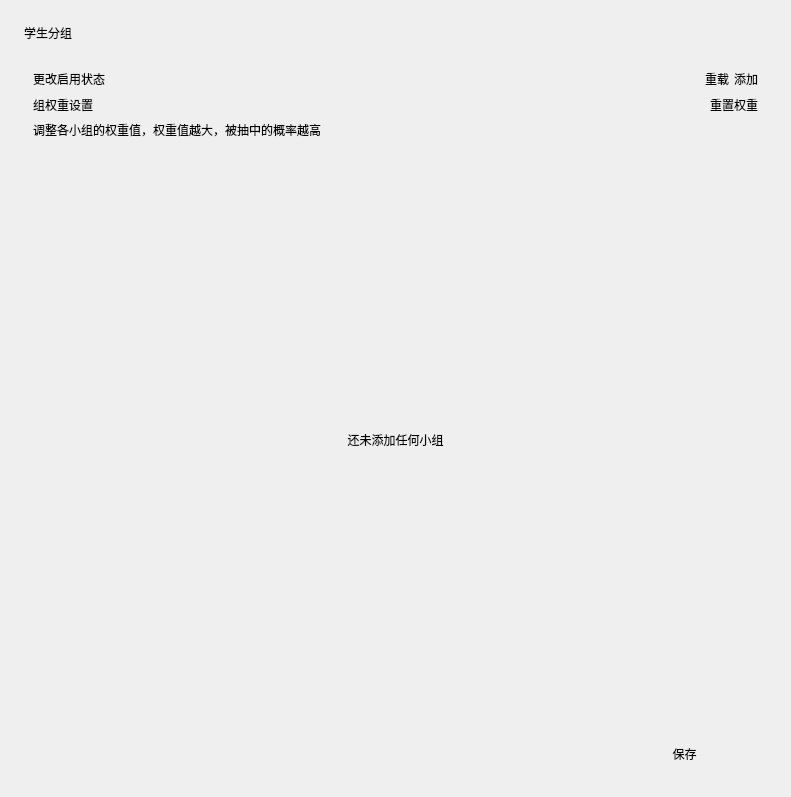
<?xml version="1.0" encoding="UTF-8"?>
<ui version="4.0">
 <class>Form</class>
 <widget class="QWidget" name="Form">
  <property name="geometry">
   <rect>
    <x>0</x>
    <y>0</y>
    <width>791</width>
    <height>797</height>
   </rect>
  </property>
  <property name="windowTitle">
   <string>Form</string>
  </property>
  <layout class="QVBoxLayout" name="verticalLayout_2">
   <property name="spacing">
    <number>18</number>
   </property>
   <property name="leftMargin">
    <number>24</number>
   </property>
   <property name="topMargin">
    <number>24</number>
   </property>
   <property name="rightMargin">
    <number>24</number>
   </property>
   <property name="bottomMargin">
    <number>24</number>
   </property>
   <item>
    <widget class="TitleLabel" name="TitleLabel">
     <property name="text">
      <string>学生分组</string>
     </property>
    </widget>
   </item>
   <item>
    <widget class="SmoothScrollArea" name="ge_scroll">
     <property name="styleSheet">
      <string notr="true">background: transparent; border: none</string>
     </property>
     <property name="widgetResizable">
      <bool>true</bool>
     </property>
     <widget class="QWidget" name="widget">
      <property name="geometry">
       <rect>
        <x>0</x>
        <y>0</y>
        <width>743</width>
        <height>715</height>
       </rect>
      </property>
      <layout class="QVBoxLayout" name="verticalLayout_3">
       <item>
        <layout class="QHBoxLayout" name="horizontalLayout_4">
         <item>
          <widget class="PushButton" name="enable_groups">
           <property name="text">
            <string>更改启用状态</string>
           </property>
          </widget>
         </item>
         <item>
          <spacer name="horizontalSpacer_3">
           <property name="orientation">
            <enum>Qt::Horizontal</enum>
           </property>
           <property name="sizeHint" stdset="0">
            <size>
             <width>40</width>
             <height>20</height>
            </size>
           </property>
          </spacer>
         </item>
         <item>
          <layout class="QHBoxLayout" name="horizontalLayout_3">
           <property name="spacing">
            <number>5</number>
           </property>
           <item>
            <widget class="PushButton" name="reload_page">
             <property name="sizePolicy">
              <sizepolicy hsizetype="Fixed" vsizetype="Fixed">
               <horstretch>0</horstretch>
               <verstretch>0</verstretch>
              </sizepolicy>
             </property>
             <property name="minimumSize">
              <size>
               <width>0</width>
               <height>0</height>
              </size>
             </property>
             <property name="text">
              <string>重载</string>
             </property>
            </widget>
           </item>
           <item>
            <widget class="PushButton" name="new_group">
             <property name="sizePolicy">
              <sizepolicy hsizetype="Fixed" vsizetype="Fixed">
               <horstretch>0</horstretch>
               <verstretch>0</verstretch>
              </sizepolicy>
             </property>
             <property name="minimumSize">
              <size>
               <width>0</width>
               <height>0</height>
              </size>
             </property>
             <property name="text">
              <string>添加</string>
             </property>
            </widget>
           </item>
          </layout>
         </item>
        </layout>
       </item>
       <item>
        <layout class="QHBoxLayout" name="horizontalLayout_5">
         <item>
          <widget class="QLabel" name="weight_title">
           <property name="text">
            <string>组权重设置</string>
           </property>
           <property name="class" stdset="0">
            <string>SubtitleLabel</string>
           </property>
          </widget>
         </item>
         <item>
          <spacer name="horizontalSpacer_4">
           <property name="orientation">
            <enum>Qt::Horizontal</enum>
           </property>
           <property name="sizeHint" stdset="0">
            <size>
             <width>40</width>
             <height>20</height>
            </size>
           </property>
          </spacer>
         </item>
         <item>
          <widget class="PushButton" name="reset_group_weight">
           <property name="text">
            <string>重置权重</string>
           </property>
          </widget>
         </item>
        </layout>
       </item>
       <item>
        <layout class="QHBoxLayout" name="horizontalLayout_6">
         <item>
          <widget class="QLabel" name="weight_description">
           <property name="text">
            <string>调整各小组的权重值，权重值越大，被抽中的概率越高</string>
           </property>
           <property name="class" stdset="0">
            <string>CaptionLabel</string>
           </property>
          </widget>
         </item>
        </layout>
       </item>
       <item>
        <widget class="SmoothScrollArea" name="scrollArea">
         <property name="widgetResizable">
          <bool>true</bool>
         </property>
         <widget class="QWidget" name="scrollAreaWidgetContents">
          <property name="geometry">
           <rect>
            <x>0</x>
            <y>0</y>
            <width>725</width>
            <height>641</height>
           </rect>
          </property>
          <layout class="QVBoxLayout" name="verticalLayout">
           <property name="leftMargin">
            <number>0</number>
           </property>
           <property name="topMargin">
            <number>0</number>
           </property>
           <property name="rightMargin">
            <number>0</number>
           </property>
           <property name="bottomMargin">
            <number>0</number>
           </property>
           <item>
            <layout class="QGridLayout" name="group_card_layout">
             <property name="bottomMargin">
              <number>3</number>
             </property>
             <property name="spacing">
              <number>8</number>
             </property>
             <item row="0" column="0">
              <widget class="CaptionLabel" name="tips_group_empty">
               <property name="sizePolicy">
                <sizepolicy hsizetype="Preferred" vsizetype="Preferred">
                 <horstretch>0</horstretch>
                 <verstretch>0</verstretch>
                </sizepolicy>
               </property>
               <property name="minimumSize">
                <size>
                 <width>0</width>
                 <height>150</height>
                </size>
               </property>
               <property name="styleSheet">
                <string notr="true">FluentLabelBase {
    color: black;
}

HyperlinkLabel {
    color: #009faa;
    border: none;
    background-color: transparent;
    text-align: left;
    padding: 0;
    margin: 0;
}

HyperlinkLabel[underline=true] {
    text-decoration: underline;
}

HyperlinkLabel[underline=false] {
    text-decoration: none;
}

HyperlinkLabel:hover {
    color: #007780;
}

HyperlinkLabel:pressed {
    color: #00a7b3;
}
FluentLabelBase{color:#7d000000}</string>
               </property>
               <property name="text">
                <string>还未添加任何小组</string>
               </property>
               <property name="alignment">
                <set>Qt::AlignCenter</set>
               </property>
               <property name="lightColor" stdset="0">
                <color alpha="125">
                 <red>0</red>
                 <green>0</green>
                 <blue>0</blue>
                </color>
               </property>
               <property name="darkColor" stdset="0">
                <color alpha="155">
                 <red>255</red>
                 <green>255</green>
                 <blue>255</blue>
                </color>
               </property>
               <property name="pixelFontSize" stdset="0">
                <number>14</number>
               </property>
              </widget>
             </item>
            </layout>
           </item>
          </layout>
         </widget>
        </widget>
       </item>
       <item>
        <layout class="QHBoxLayout" name="horizontalLayout_2">
         <item>
          <spacer name="horizontalSpacer">
           <property name="orientation">
            <enum>Qt::Horizontal</enum>
           </property>
           <property name="sizeHint" stdset="0">
            <size>
             <width>40</width>
             <height>20</height>
            </size>
           </property>
          </spacer>
         </item>
         <item>
          <widget class="PrimaryPushButton" name="save_group">
           <property name="sizePolicy">
            <sizepolicy hsizetype="Maximum" vsizetype="Fixed">
             <horstretch>0</horstretch>
             <verstretch>0</verstretch>
            </sizepolicy>
           </property>
           <property name="minimumSize">
            <size>
             <width>150</width>
             <height>0</height>
            </size>
           </property>
           <property name="text">
            <string> 保存</string>
           </property>
          </widget>
         </item>
        </layout>
       </item>
      </layout>
     </widget>
    </widget>
   </item>
  </layout>
 </widget>
 <customwidgets>
  <customwidget>
   <class>PushButton</class>
   <extends>QPushButton</extends>
   <header>qfluentwidgets</header>
  </customwidget>
  <customwidget>
   <class>SmoothScrollArea</class>
   <extends>QScrollArea</extends>
   <header>qfluentwidgets</header>
   <container>1</container>
  </customwidget>
  <customwidget>
   <class>CaptionLabel</class>
   <extends>QLabel</extends>
   <header>qfluentwidgets</header>
  </customwidget>
  <customwidget>
   <class>TitleLabel</class>
   <extends>QLabel</extends>
   <header>qfluentwidgets</header>
  </customwidget>
  <customwidget>
   <class>PrimaryPushButton</class>
   <extends>QPushButton</extends>
   <header>qfluentwidgets</header>
   <container>1</container>
  </customwidget>
 </customwidgets>
 <resources/>
 <connections/>
 <buttongroups>
  <buttongroup name="global_button_group"/>
 </buttongroups>
</ui>
